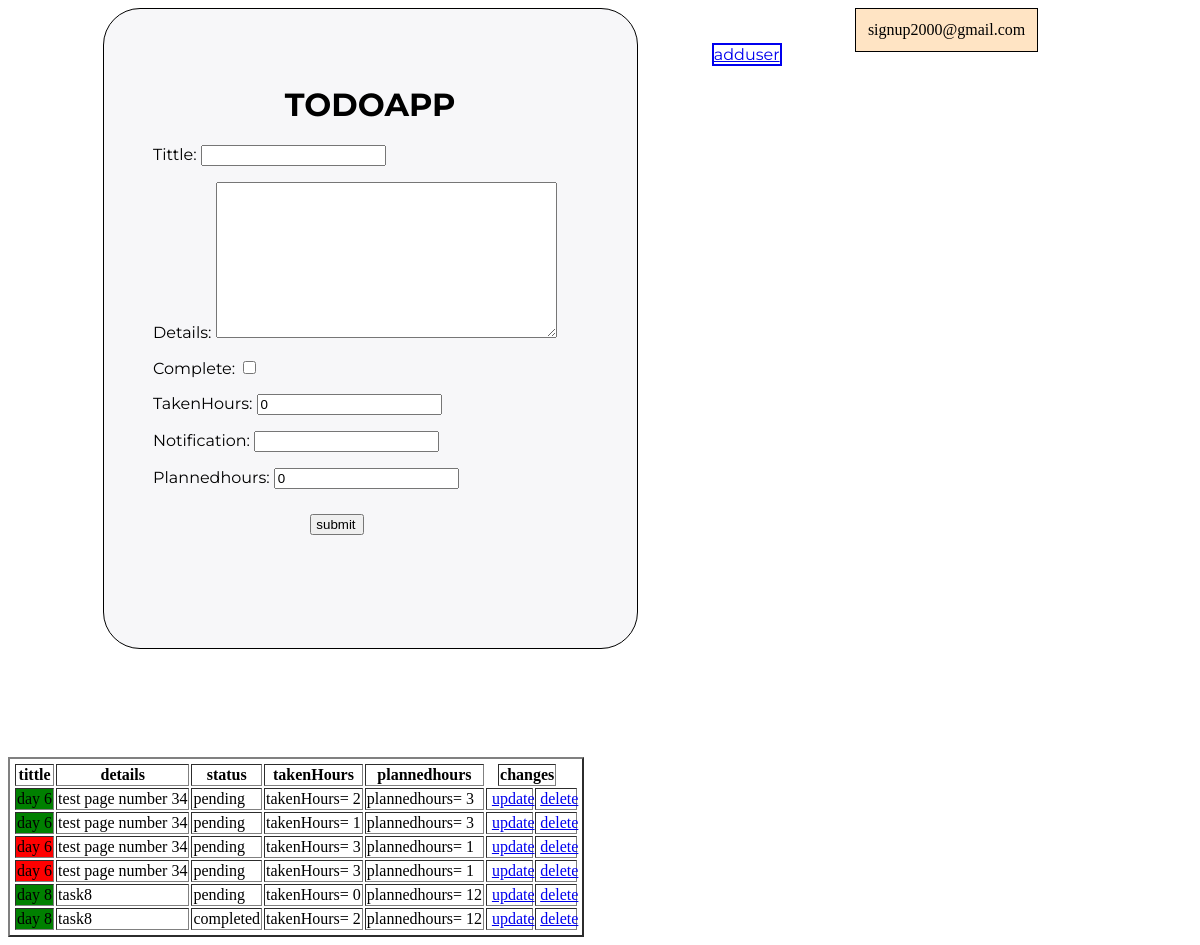
The app's page /todo/index (signed in) with its own data.
### accounts/models.py (models this page shows, shortened)
class user(AbstractBaseUser):
    email  = models.EmailField(unique=True)
    phone = models.CharField(unique=True , max_length=15)
    is_active = models.BooleanField(default=True)
    is_admin = models.BooleanField(default=False)
    created_date = models.DateField(auto_now_add=True)
    objects = Myusermanager()
    USERNAME_FIELD = "email"
    REQUIRED_FIELDS = ["phone"]
    def __str__(self):
        return self.email

### todoapp/models.py (models this page shows, shortened)
class Todo (models.Model):
   user = models.ForeignKey(user,on_delete=models.CASCADE,null=True)
   tittle=models.CharField(max_length=35)
   details = models.TextField()
   complete = models.BooleanField(default=False)
   takenHours = models.IntegerField(default=0,blank=True)
   created = models.DateTimeField(auto_now_add=True)
   notification = models.CharField(max_length=34,blank=True)
   plannedhours = models.IntegerField(default=0,blank=True)

### todoapp/views.py (the view)
def index(request):
    form1= Todoform()
    user=request.user
    data = Todo.objects.filter(user=request.user)
    if request.method =="POST":
         print(request.user,'hi')
         form1 = Todoform(request.POST)
         if form1.is_valid():
             form1.save(request.user)
    return render(request,'todoapp/list.html',{'form':form1,'data':data,'user':user} )

### todoapp/form.py (shortened to what this page needs)
class Todoform(forms.ModelForm):
    class Meta:
        model = Todo
        fields="__all__"
        exclude=['user']

### todoapp/templates/todoapp/list.html (shortened to what this page needs)
  <div class="user"
  {% if user %}
  <td>{{user}}<td>
 {% else %}
 no user
 {% endif %}
  </div>
 <div class="box">
  <a href="{%url 'signup' %}" id='adduser'> adduser</a>
  <h1>TODOAPP</h1>
<form method='POST'>
      {{form.as_p}}
      <input type="submit" id='submit'value="submit">
</form>
</div>
<table class="table" border="2">
  <thead>
    <th>tittle</th>
    <th>details</th>
    <th>status</th>
    <th>takenHours</th>
    <th>plannedhours</th>
    <th>changes</th>
</thead>
 {% for y in data %}
 <tr>
  {% if y.takenHours > y.plannedhours%}
  <td style = "background-color: red"> {{y.tittle}}</td>
 {% elif y.takenHours < y.plannedhours%}
 <td style = "background-color: green"> {{y.tittle}}</td>
 {% else %}
 <td > {{y.tittle}}</td>
 {% endif %}
 <td>  {{y.details}}</td>
 {%if  y.complete %}
 <td>completed</td>
 {% else %}
 <td>pending</td>
 {% endif %}
 <td>takenHours=  {{y.takenHours}}</td>
 <td>plannedhours= {{y.plannedhours}}</td>
   <br>
    <td><a href="{%url 'update' y.id %}">update</a></td>
     <td><a href="{%url 'delete_task' y.id %}">delete</a></td>
 </tr>
 {% endfor %}
</table>

### todoapp/templates/todoapp/list.html (style rules this page uses)
.box { height: 71vh; border: 1px solid; border-radius: 37px; width: 39%; padding-right: 6%; padding-left: -9%; padding: 3%; font-family: 'Montserrat', sans-serif; background-color: #f7f7f9; margin-left: 8%; }
.box h1 { text-align: center; }
.box form { padding-left: 3%; }
#submit { padding-left: 1%; margin-left: 35%; margin-top: 2%; }
.table { padding:3px; }
#adduser { border: 2px solid; height: 3vh; margin-left: 124%; }
table a { margin-left:9%; }
.user { float: right; border: 1px solid; padding: 1%; margin-right: 13%; background-color: bisque; }
table th:nth-child(6) { margin-left: 1%; position: absolute; }

### records on screen
user: email "signup2000@gmail.com"
Todo: tittle "day 6", details "test page number 34", complete "pending", takenHours "2", plannedhours "3"
Todo: tittle "day 6", details "test page number 34", complete "pending", takenHours "1", plannedhours "3"
Todo: tittle "day 6", details "test page number 34", complete "pending", takenHours "3", plannedhours "1"
Todo: tittle "day 6", details "test page number 34", complete "pending", takenHours "3", plannedhours "1"
Todo: tittle "day 8", details "task8", complete "pending", takenHours "0", plannedhours "12"
Todo: tittle "day 8", details "task8", complete "completed", takenHours "2", plannedhours "12"
